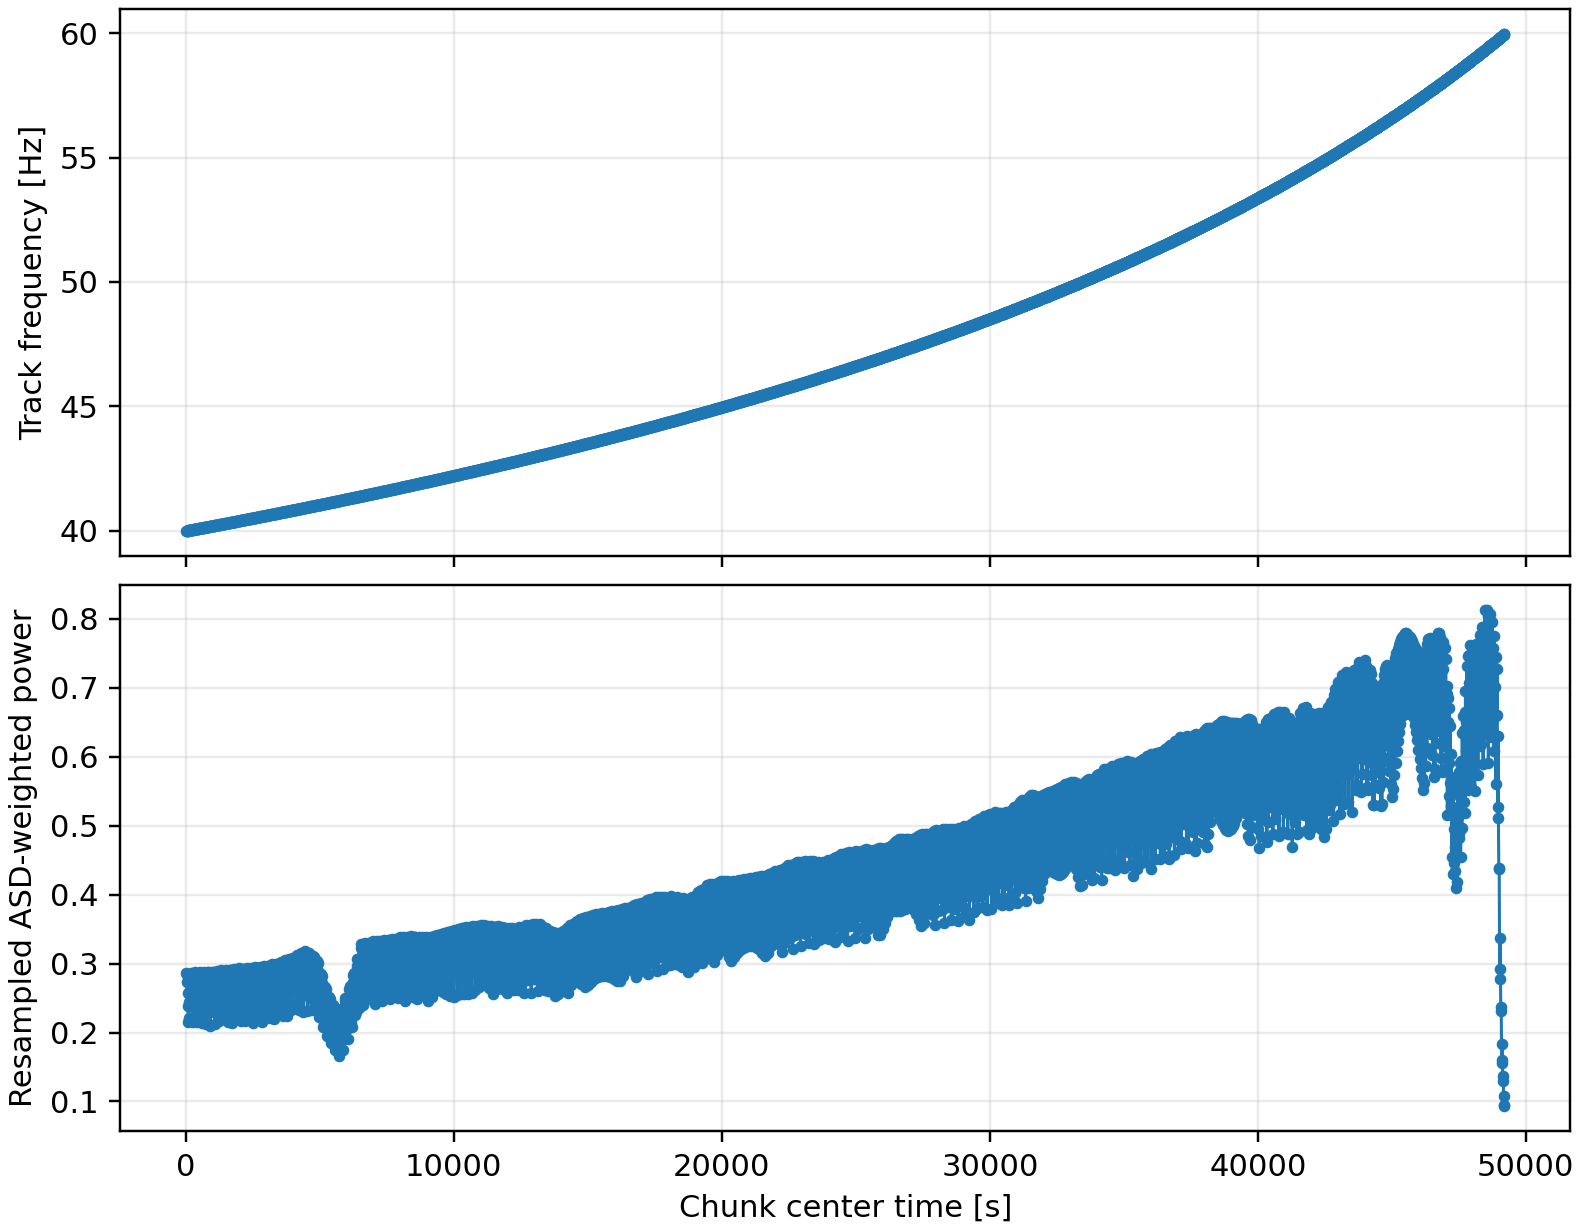

Python code for this plot:
"""Semicoherent recovery check for a 0PN chirp at the predicted distance."""

import argparse
import sys
from pathlib import Path

import lal
import matplotlib

matplotlib.use("Agg")
import matplotlib.pyplot as plt
import numpy as np
from scipy import integrate
from scipy.stats import chi2, norm


SCRIPT_DIR = Path(__file__).resolve().parent
PAPER_PLOTS_DIR = SCRIPT_DIR.parents[1]
ASD_PATH = PAPER_PLOTS_DIR / "asd.txt"
OUTPUT_PATH = SCRIPT_DIR / "semicoherent_track_injection.png"

if str(PAPER_PLOTS_DIR) not in sys.path:
    sys.path.insert(0, str(PAPER_PLOTS_DIR))

from signal_generators import (  # noqa: E402
    C,
    G,
    MSUN,
    NoiseCurve,
    beta_0pn,
    make_0pn_track,
    tau_0pn,
)
from resampler import Resampler  # noqa: E402


PARSEC_M = lal.PC_SI
LAMBDA_THRESHOLD = 34.0
MAX_OBS_TIME = 3.0e7


class InjectionConfig:
    f0 = 40.0
    mchirp = 1.0e-2
    f_min = 40.0
    f_max = 60.0
    chunk_duration = 30.0
    chunk_overlap = 0.5
    sample_rate = 512.0
    lambda_threshold = LAMBDA_THRESHOLD

    def __init__(self, **kwargs):
        for name in CONFIG_FIELDS:
            setattr(self, name, kwargs.pop(name, getattr(type(self), name)))
        if kwargs:
            unknown = ", ".join(sorted(kwargs))
            raise TypeError(f"unknown config fields: {unknown}")


CONFIG_FIELDS = (
    "f0",
    "mchirp",
    "f_min",
    "f_max",
    "chunk_duration",
    "chunk_overlap",
    "sample_rate",
    "lambda_threshold",
)


def time_to_frequency(f0, f_end, beta):
    if f0 > f_end:
        raise ValueError("f0 must not exceed f_end")
    return 3.0 / (8.0 * beta) * (1.0 - (f0 / f_end) ** (8.0 / 3.0))


def semicoherent_chunk_count(signal_duration, chunk_duration):
    return max(1, int(np.ceil(signal_duration / chunk_duration)))


class SemicoherentSensitivity:
    """Same 0PN distance formula used by semicoherent_sensitivity.py."""

    def __init__(self, noise):
        self.noise = noise
        frequency = noise.frequency
        asd = np.sqrt(noise.psd)
        self.base_integrand = 1.0 / (frequency ** (7.0 / 3.0) * asd**2)
        self.base_integral = integrate.cumulative_trapezoid(
            self.base_integrand,
            frequency,
            initial=0.0,
        )
        self.base_integrand_slope = np.diff(self.base_integrand) / np.diff(frequency)

    def base_integral_antiderivative(self, frequency):
        frequency = np.asarray(frequency)
        if np.any(
            (frequency < self.noise.frequency[0])
            | (frequency > self.noise.frequency[-1])
        ):
            raise ValueError("frequency is outside the ASD interpolation range")

        idx = np.searchsorted(self.noise.frequency, frequency, side="right") - 1
        idx = np.clip(idx, 0, len(self.noise.frequency) - 2)
        dx = frequency - self.noise.frequency[idx]
        return (
            self.base_integral[idx]
            + self.base_integrand[idx] * dx
            + 0.5 * self.base_integrand_slope[idx] * dx**2
        )

    def integrated_chirp_power(self, duration, f0, beta):
        chirp_factor = 1.0 - 8.0 / 3.0 * beta * duration
        if np.any(chirp_factor <= 0.0):
            raise ValueError("integration endpoint is past the chirp singularity")

        final_frequency = f0 * chirp_factor ** (-3.0 / 8.0)
        return (
            f0 ** (4.0 / 3.0)
            / beta
            * (
                self.base_integral_antiderivative(final_frequency)
                - self.base_integral_antiderivative(f0)
            )
        )

    def coherent_distance(self, duration, f0, mchirp, lambda_threshold):
        beta = beta_0pn(f0, mchirp)
        integration = self.integrated_chirp_power(duration, f0, beta)
        temp0 = 0.00757 / np.sqrt(lambda_threshold)
        temp1 = 3.0 * C * beta / f0**2
        return temp0 * temp1 * np.sqrt(integration)

    def semicoherent_distance(self, duration, f0, mchirp, lambda_threshold, chunk_duration):
        chunk_count = semicoherent_chunk_count(duration, chunk_duration)
        coherent_distance = self.coherent_distance(
            duration,
            f0,
            mchirp,
            lambda_threshold,
        )
        return coherent_distance / chunk_count ** 0.25


def h0_amplitude(distance_m, frequency, mchirp_msun):
    mchirp_kg = mchirp_msun * MSUN
    return (
        4.0
        / distance_m
        * (G * mchirp_kg / C**2) ** (5.0 / 3.0)
        * (np.pi * frequency / C) ** (2.0 / 3.0)
    )


def make_injection(config, distance_m, duration):
    n_samples = int(np.ceil(duration * config.sample_rate))
    dt = 1.0 / config.sample_rate
    t = dt * np.arange(n_samples)
    track = make_0pn_track(t, config.f0, config.mchirp)
    amplitude = h0_amplitude(distance_m, track.frequency, config.mchirp)
    strain = 0.5 * amplitude * track.signal
    return t, strain, track.frequency


def chunk_starts(n_samples, chunk_samples, hop_samples):
    starts = np.arange(0, n_samples - chunk_samples + 1, hop_samples)
    if starts.size == 0:
        return np.array([0], dtype=int)
    return starts


def resampled_track_power_for_chunk(
    signal_chunk,
    dt,
    window,
    f_start,
    beta_chunk,
    noise,
    resampler,
):
    t_rel = dt * np.arange(signal_chunk.size)
    tau = tau_0pn(t_rel, beta_chunk)

    resampler.timeseries = signal_chunk * window
    resampler.resampled_time = tau
    resampler.nufft()

    carrier_index = int(np.argmin(np.abs(resampler.freq_in_hz - f_start)))
    carrier_power = resampler.power_normalized[carrier_index]
    carrier_power /= np.mean(window**2)

    chunk_duration = signal_chunk.size * dt
    psd = noise.psd_at(f_start)
    return float(4.0 * chunk_duration * carrier_power / psd)


def overlap_scale(config):
    return 1.0 - config.chunk_overlap


def effective_chi_squared_params(n_chunks, window, hop_samples, statistic_scale):
    if n_chunks <= 0:
        raise ValueError("n_chunks must be positive")

    window_norm = float(np.sum(window**2))
    inflation = 1.0
    max_lag = int(np.ceil(window.size / hop_samples))
    for lag in range(1, max_lag):
        shift = lag * hop_samples
        if shift >= window.size:
            break
        correlation = float(np.sum(window[:-shift] * window[shift:]) / window_norm)
        inflation += 2.0 * (1.0 - lag / n_chunks) * correlation**2

    mean = 2.0 * statistic_scale * n_chunks
    variance = 4.0 * statistic_scale**2 * n_chunks * inflation
    dof = 2.0 * mean**2 / variance
    scale = variance / (2.0 * mean)
    return mean, variance, dof, scale, inflation


def null_significance(observed_statistic, dof, scale):
    p_value = chi2.sf(observed_statistic / scale, dof)
    sigma = norm.isf(p_value) if p_value > 0.0 else np.inf
    return p_value, sigma


def semicoherent_track_power(t, strain, frequency_track, config, noise):
    chunk_samples = int(round(config.chunk_duration * config.sample_rate))
    hop_samples = int(round(chunk_samples * (1.0 - config.chunk_overlap)))
    if chunk_samples < 2 or hop_samples < 1:
        raise ValueError("invalid chunking configuration")

    dt = 1.0 / config.sample_rate
    window = np.hanning(chunk_samples)
    starts = chunk_starts(strain.size, chunk_samples, hop_samples)
    resampler = Resampler(nthreads=4, eps=1.0e-9, upsampfac=2.0)

    chunk_times = []
    chunk_frequencies = []
    chunk_powers = []
    chunk_betas = []
    for start in starts:
        stop = start + chunk_samples
        if stop > strain.size:
            break
        center = start + chunk_samples // 2
        chunk_time = t[center]
        track_frequency = frequency_track[start]
        if not config.f_min <= track_frequency <= config.f_max:
            continue
        beta_chunk = beta_0pn(track_frequency, config.mchirp)
        chunk_times.append(chunk_time)
        chunk_frequencies.append(track_frequency)
        chunk_betas.append(beta_chunk)
        chunk_powers.append(
            resampled_track_power_for_chunk(
                strain[start:stop],
                dt,
                window,
                track_frequency,
                beta_chunk,
                noise,
                resampler,
            )
        )

    return (
        np.asarray(chunk_times),
        np.asarray(chunk_frequencies),
        np.asarray(chunk_powers),
        np.asarray(chunk_betas),
    )


def plot_chunks(chunk_times, chunk_frequencies, chunk_powers, output):
    fig, (ax_freq, ax_power) = plt.subplots(
        2,
        1,
        figsize=(7.2, 5.6),
        sharex=True,
        constrained_layout=True,
    )
    ax_freq.plot(chunk_times, chunk_frequencies, marker="o", ms=2.8, lw=1.0)
    ax_freq.set_ylabel("Track frequency [Hz]")
    ax_freq.grid(True, alpha=0.25)

    ax_power.plot(chunk_times, chunk_powers, marker="o", ms=2.8, lw=1.0)
    ax_power.set_xlabel("Chunk center time [s]")
    ax_power.set_ylabel("Resampled ASD-weighted power")
    ax_power.grid(True, alpha=0.25)

    output.parent.mkdir(parents=True, exist_ok=True)
    fig.savefig(output, dpi=220)


def add_config_argument(parser, name, arg_type):
    parser.add_argument(
        f"--{name.replace('_', '-')}",
        type=arg_type,
        default=getattr(InjectionConfig, name),
    )


def parse_args():
    parser = argparse.ArgumentParser(
        description=(
            "Inject a 0PN chirp at the semicoherent distance sensitivity and "
            "sum Hann-windowed chunk power along the frequency track."
        )
    )
    for name in CONFIG_FIELDS:
        add_config_argument(parser, name, type(getattr(InjectionConfig, name)))
    parser.add_argument("--asd", type=Path, default=ASD_PATH)
    parser.add_argument("--output", type=Path, default=OUTPUT_PATH)
    return parser.parse_args()


def config_from_args(args):
    return InjectionConfig(**{field: getattr(args, field) for field in CONFIG_FIELDS})


def validate_config(config):
    if config.f0 <= 0.0:
        raise ValueError("f0 must be positive")
    if config.mchirp <= 0.0:
        raise ValueError("mchirp must be positive")
    if config.f_min > config.f0:
        raise ValueError("f_min must not exceed f0")
    if config.f_max <= config.f0:
        raise ValueError("f_max must be larger than f0")
    if config.sample_rate <= 2.0 * config.f_max:
        raise ValueError("sample_rate must exceed twice f_max")
    if config.chunk_duration <= 0.0:
        raise ValueError("chunk_duration must be positive")
    if not 0.0 <= config.chunk_overlap < 1.0:
        raise ValueError("chunk_overlap must be in [0, 1)")
    if config.lambda_threshold <= 0.0:
        raise ValueError("lambda_threshold must be positive")


def main():
    args = parse_args()
    config = config_from_args(args)
    validate_config(config)
    noise = NoiseCurve.from_asd_file(args.asd)

    beta = beta_0pn(config.f0, config.mchirp)
    duration = min(
        time_to_frequency(config.f0, config.f_max, beta),
        MAX_OBS_TIME,
    )
    sensitivity = SemicoherentSensitivity(noise)
    distance_m = sensitivity.semicoherent_distance(
        duration,
        config.f0,
        config.mchirp,
        config.lambda_threshold,
        config.chunk_duration,
    )

    t, strain, frequency_track = make_injection(config, distance_m, duration)
    chunk_times, chunk_frequencies, chunk_powers, chunk_betas = semicoherent_track_power(
        t,
        strain,
        frequency_track,
        config,
        noise,
    )
    raw_summed_power = float(np.sum(chunk_powers))
    statistic_scale = overlap_scale(config)
    signal_statistic = statistic_scale * raw_summed_power

    chunk_samples = int(round(config.chunk_duration * config.sample_rate))
    hop_samples = int(round(chunk_samples * statistic_scale))
    window = np.hanning(chunk_samples)
    null_mean, null_variance, eff_dof, eff_scale, variance_inflation = (
        effective_chi_squared_params(
            chunk_powers.size,
            window,
            hop_samples,
            statistic_scale,
        )
    )
    expected_detection_statistic = null_mean + signal_statistic
    p_value, sigma = null_significance(
        expected_detection_statistic,
        eff_dof,
        eff_scale,
    )

    plot_chunks(chunk_times, chunk_frequencies, chunk_powers, args.output)

    nonoverlap_count = semicoherent_chunk_count(duration, config.chunk_duration)
    nonoverlap_expected_power = config.lambda_threshold * np.sqrt(nonoverlap_count)
    hann_signal_power_factor = np.mean(window) ** 2 / np.mean(window**2)
    hann_expected_power = nonoverlap_expected_power * hann_signal_power_factor
    print("Semicoherent track injection")
    print(f"f0: {config.f0:g} Hz")
    print(f"frequency band: {config.f_min:g}-{config.f_max:g} Hz")
    print(f"Mc: {config.mchirp:.6e} Msun")
    print(f"beta: {beta:.12e}")
    print(f"signal duration to f_max: {duration:.6f} s")
    print(f"distance sensitivity: {distance_m / PARSEC_M:.12e} pc")
    print(f"distance sensitivity: {distance_m:.12e} m")
    print(f"lambda threshold: {config.lambda_threshold:.12g}")
    print(f"non-overlap chunks used in sensitivity formula: {nonoverlap_count}")
    print(f"analysis chunk duration: {config.chunk_duration:g} s")
    print(f"analysis chunk overlap: {config.chunk_overlap:.3g}")
    print(f"analysis chunks summed: {chunk_powers.size}")
    print(f"raw resampled signal power sum: {raw_summed_power:.12e}")
    print(f"overlap correction factor: {statistic_scale:.12e}")
    print(f"semicoherent signal noncentrality: {signal_statistic:.12e}")
    print(
        "non-overlap sensitivity-scale power: "
        f"{nonoverlap_expected_power:.12e}"
    )
    print(f"Hann signal-power factor: {hann_signal_power_factor:.12e}")
    print(f"Hann-windowed expected signal power: {hann_expected_power:.12e}")
    print(
        "recovered / non-overlap scale: "
        f"{signal_statistic / nonoverlap_expected_power:.12e}"
    )
    print(
        "recovered / Hann-windowed scale: "
        f"{signal_statistic / hann_expected_power:.12e}"
    )
    print(f"effective chi2 dof: {eff_dof:.12e}")
    print(f"effective chi2 scale: {eff_scale:.12e}")
    print(f"overlap variance inflation: {variance_inflation:.12e}")
    print(f"null mean statistic: {null_mean:.12e}")
    print(f"null std statistic: {np.sqrt(null_variance):.12e}")
    print(f"expected statistic with signal: {expected_detection_statistic:.12e}")
    print(f"null p-value for expected statistic: {p_value:.12e}")
    print(f"Gaussian-equivalent significance: {sigma:.12e} sigma")
    if chunk_powers.size:
        print(
            "chunk power range: "
            f"{chunk_powers.min():.12e} to {chunk_powers.max():.12e}"
        )
        print(
            "chunk beta range: "
            f"{chunk_betas.min():.12e} to {chunk_betas.max():.12e}"
        )
    print(f"asd: {args.asd}")
    print(f"plot: {args.output}")


if __name__ == "__main__":
    main()
